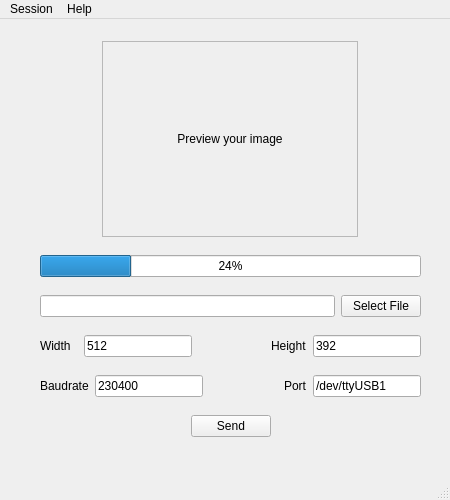
<?xml version="1.0" encoding="UTF-8"?>
<ui version="4.0">
 <class>MainWindow</class>
 <widget class="QMainWindow" name="MainWindow">
  <property name="geometry">
   <rect>
    <x>0</x>
    <y>0</y>
    <width>450</width>
    <height>500</height>
   </rect>
  </property>
  <property name="sizePolicy">
   <sizepolicy hsizetype="Preferred" vsizetype="Preferred">
    <horstretch>0</horstretch>
    <verstretch>0</verstretch>
   </sizepolicy>
  </property>
  <property name="minimumSize">
   <size>
    <width>450</width>
    <height>500</height>
   </size>
  </property>
  <property name="maximumSize">
   <size>
    <width>450</width>
    <height>500</height>
   </size>
  </property>
  <property name="baseSize">
   <size>
    <width>450</width>
    <height>380</height>
   </size>
  </property>
  <property name="windowTitle">
   <string>Serial Image Loader </string>
  </property>
  <widget class="QWidget" name="centralwidget">
   <widget class="QWidget" name="verticalLayoutWidget">
    <property name="geometry">
     <rect>
      <x>40</x>
      <y>10</y>
      <width>381</width>
      <height>421</height>
     </rect>
    </property>
    <layout class="QVBoxLayout" name="verticalLayout">
     <property name="spacing">
      <number>6</number>
     </property>
     <property name="topMargin">
      <number>0</number>
     </property>
     <item>
      <layout class="QHBoxLayout" name="horizontalLayout_7">
       <item>
        <widget class="QLabel" name="preview">
         <property name="minimumSize">
          <size>
           <width>128</width>
           <height>98</height>
          </size>
         </property>
         <property name="maximumSize">
          <size>
           <width>256</width>
           <height>196</height>
          </size>
         </property>
         <property name="baseSize">
          <size>
           <width>256</width>
           <height>196</height>
          </size>
         </property>
         <property name="frameShape">
          <enum>QFrame::StyledPanel</enum>
         </property>
         <property name="frameShadow">
          <enum>QFrame::Raised</enum>
         </property>
         <property name="text">
          <string>Preview your image</string>
         </property>
         <property name="scaledContents">
          <bool>true</bool>
         </property>
         <property name="alignment">
          <set>Qt::AlignCenter</set>
         </property>
        </widget>
       </item>
      </layout>
     </item>
     <item>
      <widget class="QProgressBar" name="progressBar">
       <property name="value">
        <number>24</number>
       </property>
      </widget>
     </item>
     <item>
      <layout class="QHBoxLayout" name="horizontalLayout_5">
       <item>
        <widget class="QLineEdit" name="filenameEdit">
         <property name="text">
          <string/>
         </property>
        </widget>
       </item>
       <item>
        <widget class="QPushButton" name="selectFile">
         <property name="text">
          <string>Select File</string>
         </property>
        </widget>
       </item>
      </layout>
     </item>
     <item>
      <layout class="QVBoxLayout" name="verticalLayout_2">
       <item>
        <layout class="QHBoxLayout" name="horizontalLayout_3">
         <item>
          <widget class="QLabel" name="label_2">
           <property name="text">
            <string>Width  </string>
           </property>
          </widget>
         </item>
         <item>
          <widget class="QLineEdit" name="widthLineEdit">
           <property name="text">
            <string>512</string>
           </property>
          </widget>
         </item>
         <item>
          <spacer name="horizontalSpacer_3">
           <property name="orientation">
            <enum>Qt::Horizontal</enum>
           </property>
           <property name="sizeHint" stdset="0">
            <size>
             <width>40</width>
             <height>20</height>
            </size>
           </property>
          </spacer>
         </item>
         <item>
          <widget class="QLabel" name="label">
           <property name="text">
            <string>Height</string>
           </property>
          </widget>
         </item>
         <item>
          <widget class="QLineEdit" name="heightLineEdit">
           <property name="text">
            <string>392</string>
           </property>
          </widget>
         </item>
        </layout>
       </item>
      </layout>
     </item>
     <item>
      <layout class="QVBoxLayout" name="verticalLayout_4">
       <item>
        <layout class="QHBoxLayout" name="horizontalLayout_6">
         <item>
          <widget class="QLabel" name="label_4">
           <property name="text">
            <string>Baudrate</string>
           </property>
          </widget>
         </item>
         <item>
          <widget class="QLineEdit" name="baudrateLineEdit">
           <property name="text">
            <string>230400</string>
           </property>
          </widget>
         </item>
         <item>
          <spacer name="horizontalSpacer_4">
           <property name="orientation">
            <enum>Qt::Horizontal</enum>
           </property>
           <property name="sizeHint" stdset="0">
            <size>
             <width>40</width>
             <height>20</height>
            </size>
           </property>
          </spacer>
         </item>
         <item>
          <widget class="QLabel" name="label_5">
           <property name="text">
            <string>Port</string>
           </property>
          </widget>
         </item>
         <item>
          <widget class="QLineEdit" name="portLineEdit">
           <property name="text">
            <string>/dev/ttyUSB1</string>
           </property>
          </widget>
         </item>
        </layout>
       </item>
      </layout>
     </item>
     <item>
      <layout class="QHBoxLayout" name="horizontalLayout">
       <item>
        <spacer name="horizontalSpacer_2">
         <property name="orientation">
          <enum>Qt::Horizontal</enum>
         </property>
         <property name="sizeHint" stdset="0">
          <size>
           <width>40</width>
           <height>20</height>
          </size>
         </property>
        </spacer>
       </item>
       <item>
        <layout class="QHBoxLayout" name="horizontalLayout_4"/>
       </item>
       <item>
        <widget class="QPushButton" name="sendButton">
         <property name="text">
          <string>Send</string>
         </property>
        </widget>
       </item>
       <item>
        <spacer name="horizontalSpacer">
         <property name="orientation">
          <enum>Qt::Horizontal</enum>
         </property>
         <property name="sizeHint" stdset="0">
          <size>
           <width>40</width>
           <height>20</height>
          </size>
         </property>
        </spacer>
       </item>
      </layout>
     </item>
    </layout>
   </widget>
  </widget>
  <widget class="QMenuBar" name="menubar">
   <property name="geometry">
    <rect>
     <x>0</x>
     <y>0</y>
     <width>450</width>
     <height>22</height>
    </rect>
   </property>
   <widget class="QMenu" name="menuSession">
    <property name="title">
     <string>Session</string>
    </property>
    <addaction name="actionExit"/>
   </widget>
   <widget class="QMenu" name="menuHelp">
    <property name="title">
     <string>Help</string>
    </property>
    <addaction name="separator"/>
    <addaction name="actionAbout_Serial_Image_Loader"/>
   </widget>
   <addaction name="menuSession"/>
   <addaction name="menuHelp"/>
  </widget>
  <widget class="QStatusBar" name="statusbar"/>
  <action name="actionNew_terminal_window">
   <property name="text">
    <string>New terminal window...</string>
   </property>
  </action>
  <action name="actionExit">
   <property name="text">
    <string>Exit</string>
   </property>
  </action>
  <action name="actionDocumentation">
   <property name="text">
    <string>Documentation</string>
   </property>
  </action>
  <action name="actionAbout_Serial_Image_Loader">
   <property name="text">
    <string>About Serial Image Loader</string>
   </property>
  </action>
 </widget>
 <resources/>
 <connections/>
</ui>
